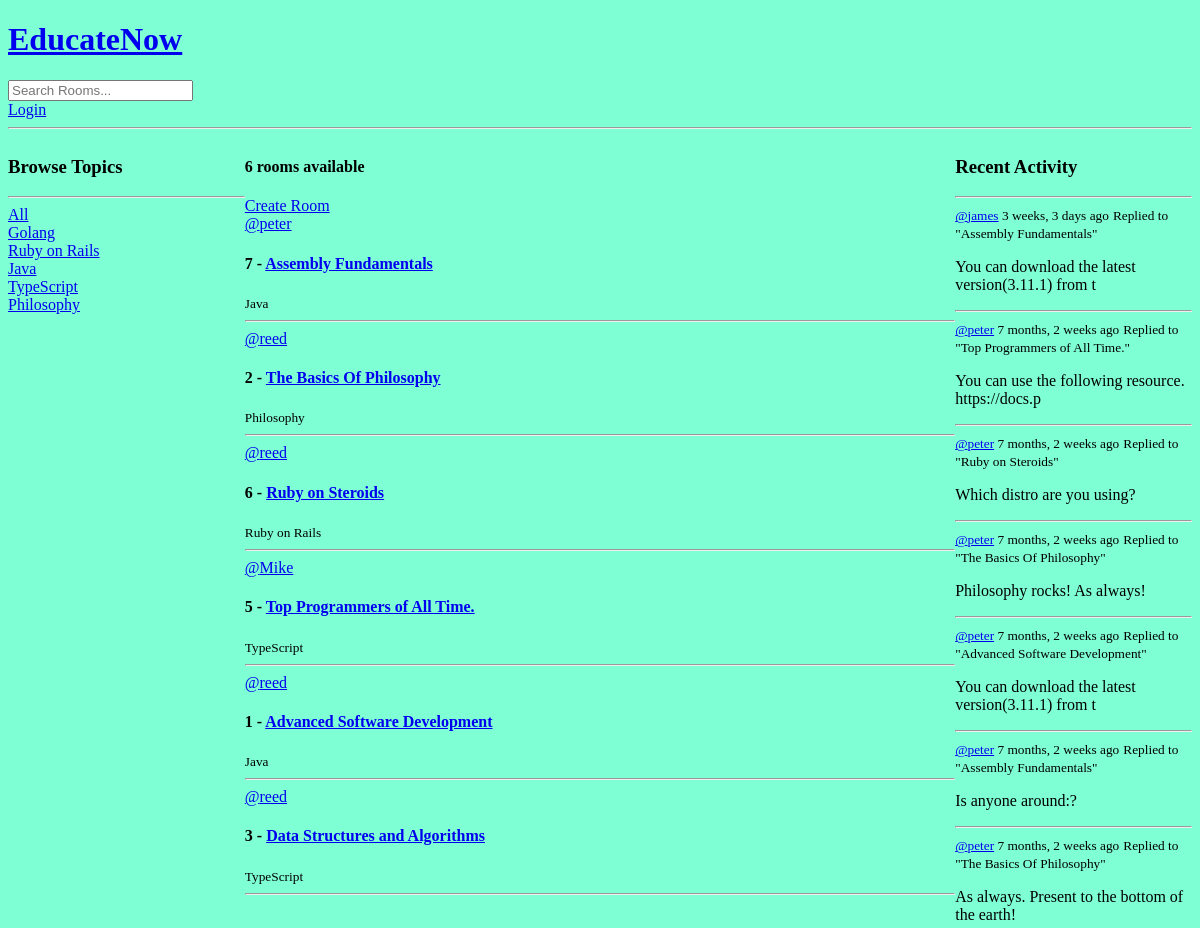
Before: / (upper part) with the older database file.
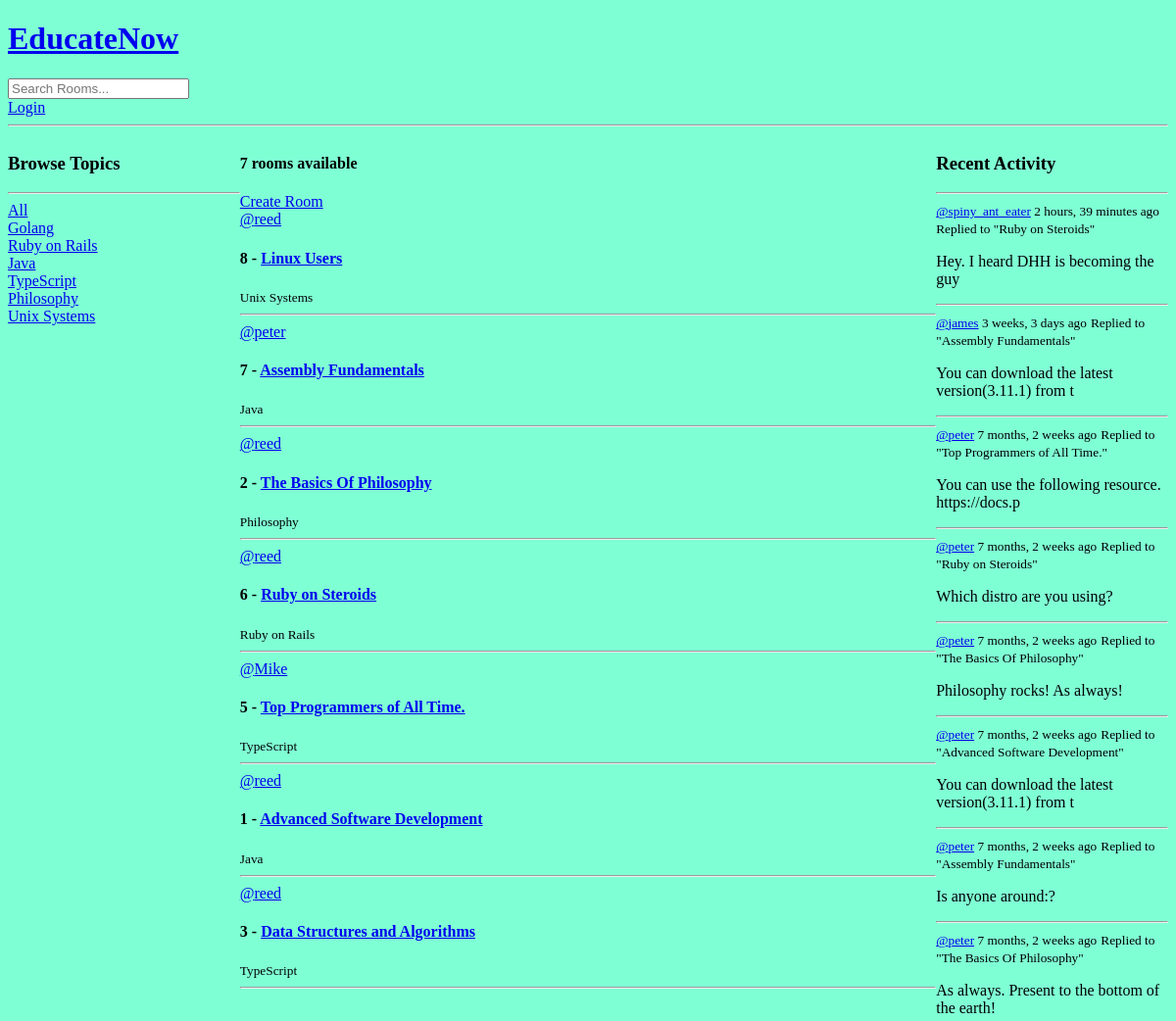
After: the same page with the newer database file.
### base/models.py (models this page shows, shortened)
class Topic(models.Model):
    objects = models.Manager()
    name = models.CharField(max_length=200, unique=True)

class Room(models.Model):
    objects = models.Manager()
    name = models.CharField(max_length=200, unique=True)
    host = models.ForeignKey(User, on_delete=models.CASCADE, null=False)
    topic = models.ForeignKey(Topic, on_delete=models.CASCADE, null=False)
    participants = models.ManyToManyField(User, related_name="participants", blank=True)
    description = models.TextField(null=False, blank=False)
    updated = models.DateTimeField(auto_now=True)
    created = models.DateTimeField(auto_now_add=True)
    class Meta:
        ordering = ["-updated", "-created"]
    def __str__(self):
        return str(self.name)

class Message(models.Model):
    objects = models.Manager()
    user = models.ForeignKey(User, on_delete=models.CASCADE)
    room = models.ForeignKey(Room, on_delete=models.CASCADE)
    body = models.TextField(blank=False)
    created = models.DateTimeField(auto_now_add=True)
    updated = models.DateTimeField(auto_now=True)
    class Meta:
        ordering = ["-updated", "-created"]
    def __str__(self):
        return str(self.body[0:50])

### base/views.py (the view)
# urls.py: path("", views.home, name="home"),
def home(request):
    q = request.GET.get("q") if request.GET.get("q") is not None else ""
    rooms = Room.objects.filter(
        Q(topic__name__icontains=q) | Q(name__icontains=q) | Q(description__icontains=q)
    )
    topics = Topic.objects.all()
    room_count = rooms.count()
    comments = Message.objects.filter(Q(room__topic__name__icontains=q))
    context = {
        "rooms": rooms,
        "topics": topics,
        "room_count": room_count,
        "comments": comments,
    }
    return render(request, "base/home.html", context)

### base/templates/base/home.html (shortened to what this page needs)
{% extends "main.html" %}
{% block content %}
  <div class="home-container">
    <div>{% include "base/topics_components.html" %}</div>
    <div>
      <h4>{{ room_count }} rooms available</h4>
      <a href=" {% url 'create-room' %} ">Create Room</a>
      {% include "base/feed_component.html" %}
    </div>
    <div>{% include "base/activity_component.html" %}</div>
  </div>
{% endblock content %}

### base/templates/base/topics_components.html
<h3>Browse Topics</h3>
<hr />
<div>
  <a href='{% url "home" %}'>All</a>
</div>
{% for topic in topics %}
  <div>
    <a href='{% url "home" %}?q={{ topic.name }}'>{{ topic.name }}</a>
  </div>
{% endfor %}

### base/templates/base/feed_component.html (shortened to what this page needs)
<div>
  {% for room in rooms %}
    <div>
      <a href="{% url 'user-profile' room.host.id %}">@{{ room.host.username }}</a>
      <h4>
        {{ room.id }} -
        <a href='{% url "room" room.id %}'>{{ room.name }}</a>
      </h4>
      <small>{{ room.topic.name }}</small>
      <hr />
    </div>
  {% endfor %}
</div>

### base/templates/base/activity_component.html (shortened to what this page needs)
<h3>Recent Activity</h3>
<hr />
{% for comment in comments %}
  <div>
    <small><a href="{% url 'user-profile' comment.user.id %}">@{{ comment.user }}</a> {{ comment.created|timesince }} ago</small>
    <small>Replied to "{{ comment.room }}"</small>
    <p>{{ comment }}</p>
    <hr />
  </div>
{% endfor %}

Changed rows visible on the page:
added Topic: name "Unix Systems"
added Room: host.username "reed", id "8", name "Linux Users", topic.name "Unix Systems"
added Message: user "spiny_ant_eater", created "2 hours, 39 minutes", room "Ruby on Steroids", body "Hey. I heard DHH is becoming the guy"
Other visible differences:
{{ room_count }}: "6" → "7"
